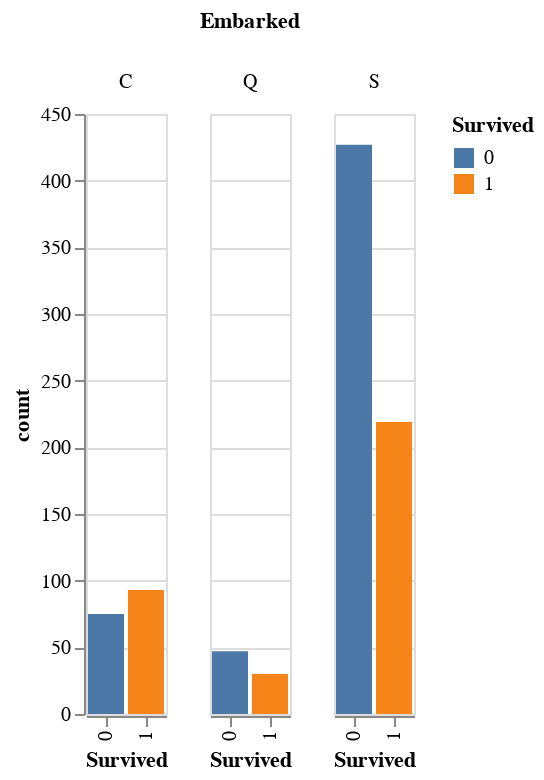

The notebook cell saved with this chart:
### Code cell


### Figure 1 — Vega-Lite specification as saved in the notebook (floating-point values rounded to 4 significant figures)
{"config": {"view": {"continuousWidth": 300, "continuousHeight": 300}}, "data": {"name": "data-21290975917164ea3c8749c9a1e796d6"}, "mark": {"type": "bar"}, "encoding": {"color": {"field": "Survived", "type": "nominal"}, "column": {"field": "Embarked", "type": "nominal"}, "x": {"field": "Survived", "type": "ordinal"}, "y": {"field": "count", "type": "quantitative"}}, "$schema": "https://vega.github.io/schema/vega-lite/v5.20.1.json", "datasets": {"data-21290975917164ea3c8749c9a1e796d6": [{"Embarked": "C", "Survived": 1, "count": 93}, {"Embarked": "C", "Survived": 0, "count": 75}, {"Embarked": "Q", "Survived": 0, "count": 47}, {"Embarked": "Q", "Survived": 1, "count": 30}, {"Embarked": "S", "Survived": 0, "count": 427}, {"Embarked": "S", "Survived": 1, "count": 219}]}}
